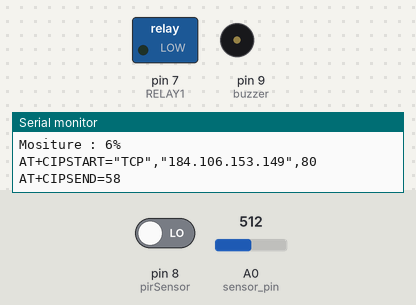
The sketch below on a simulated Arduino Uno, built with avr-gcc and run on an emulated ATmega328P. On the bench: switched loads named in the sketch (green lamp = pin HIGH), buzzer (waves = sounding, pin HIGH), the last lines printed to the serial monitor. Inputs (shaded band) come from the test bench; at power-on: A0 (sensor_pin) = 512, pin 8 (pirSensor) LOW. The modem accepts every AT command (registered, SIM ready, sends succeed) and sends nothing else.

Above: at 3.2 s.
3.3 s: A0 (sensor_pin) set to 499
8.5 s: A0 (sensor_pin) set to 478
At 12.2 s:
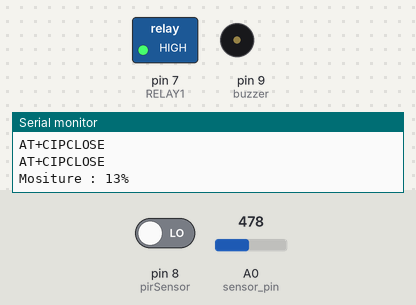
Timing chart, 0 to 13.7 s (numbered marks = the images above; inputs shaded):
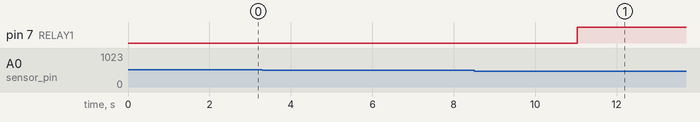

The sketch:

Smart_Irrigation_System.ino
```cpp
#include <SoftwareSerial.h>

String apiKey = "6ZVL17YAGOVUSAUY";
String Host_Name = "Abhishek";
String Password = "abhishek1996";

SoftwareSerial ser(3, 2);
int count1=0;
int count2=0;
int total_cost;
int sensor_pin = A0;
int output_value ;
#define RELAY1 7
int pirSensor = 8;
int buzzer = 9;

void setup() {

Serial.begin(115200);
ser.begin(115200);

ser.println("AT+RST");

char inv ='"';

String cmd = "AT+CWJAP";

       cmd+= "=";

       cmd+= inv;

       cmd+= Host_Name;

       cmd+= inv;

       cmd+= ",";

       cmd+= inv;

       cmd+= Password;


ser.println(cmd);

  pinMode(RELAY1, OUTPUT);

   Serial.println("Reading From the Sensor ...");

   delay(2000);
    pinMode(pirSensor, INPUT);
  pinMode(buzzer, OUTPUT);


   }

void loop()
{

   String y="RAJASTHAN DIGIFEST";
   output_value= analogRead(sensor_pin);

   output_value = map(output_value,550,0,0,100);

   Serial.print("Mositure : ");

   Serial.print(output_value);

   Serial.println("%");
   if(output_value<20&&output_value>10)
   {
    digitalWrite(RELAY1,HIGH);
    delay(300000);
    digitalWrite(RELAY1,LOW);
    count1=count1+1;
   }
   else if(output_value <50 &&output_value>40)
   {
    digitalWrite(RELAY1,HIGH);
    delay(10000);
    digitalWrite(RELAY1,LOW);
    count2=count2+1;
   }

   int cost=count1*10+ count2*5;
   total_cost=cost*2;

   y=String(total_cost);
    int sensorValue = digitalRead(pirSensor);
    if(sensorValue==1)
    {
      digitalWrite(buzzer,HIGH);
    }

     String cmd = "AT+CIPSTART=\"TCP\",\"";

  cmd += "184.106.153.149";

  cmd += "\",80";

  ser.println(cmd);

  Serial.println(cmd);

 if(ser.find("Error")){

    Serial.println("AT+CIPSTART error");

    return;

  }
  String getStr = "GET /update?api_key=";         // prepare GET string

  getStr += apiKey;

  getStr +="&field1=";

  getStr +=String (sensorValue);

   getStr +="&field2=";

   getStr +=String (y);

  getStr += "\r\n\r\n";

  cmd = "AT+CIPSEND=";

  cmd += String(getStr.length());                // Total Length of data

  ser.println(cmd);

  Serial.println(cmd);
  if(Serial.find(">")){

    Serial.print(getStr);

    Serial.print(getStr);

  }

  else{

    Serial.println("AT+CIPCLOSE");                  // closing connection

    Serial.println("AT+CIPCLOSE");

  }

   delay(1000);

   }
```

Measured:
- the behaviour switches between 490 and 489 on A0 (sensor_pin) (found by bisection; images 0 and 1)
- after the input at 8.5 s, pin 7 (RELAY1): LOW → HIGH after 2.5 s
